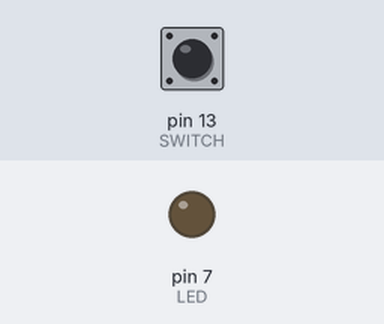
A sketch run on a simulated Arduino Uno, built with avr-gcc and run on an emulated ATmega328P. Shown: output pins drawn as LEDs (lit = HIGH). The inputs (shaded band) are chosen by the test bench; at power-on: pin 13 (SWITCH) LOW.

Above: at 1.2 s.
1.3 s: pin 13 (SWITCH) pulled HIGH for 0.15 s
At 1.4 s:
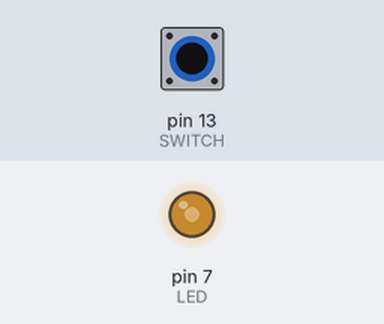
3.0 s: pin 13 (SWITCH) pulled HIGH for 1 s
At 4.5 s:
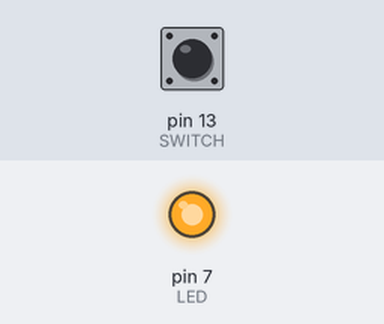
5.5 s: pin 13 (SWITCH) pulled HIGH for 0.15 s
At 5.67 s:
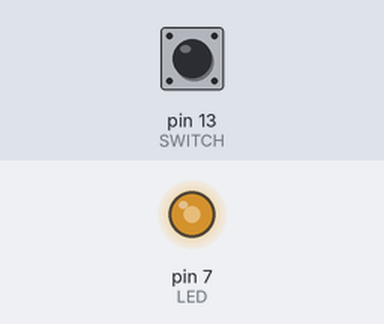
7.2 s: pin 13 (SWITCH) pulled HIGH for 3.2 s
At 8.1 s:
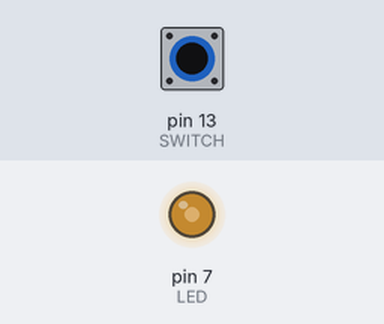
Timing chart, 0 to 11.9 s (numbered marks = the images above; inputs shaded):
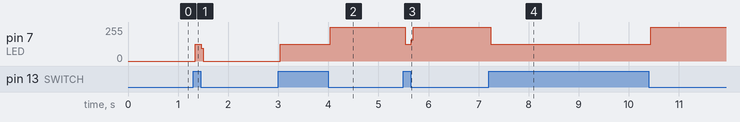

The sketch:

chapter3-list7.ino
```cpp
#define LED 7
#define SWITCH 13

boolean LEDOn = false;

void setup(){
  pinMode(LED, OUTPUT);
  pinMode(SWITCH, INPUT);
}

void loop() {
  if (digitalRead(SWITCH)) {
    if (LEDOn) {
      LEDOn = false;
      digitalWrite(LED, LOW);
    } else {
      LEDOn = true;
      digitalWrite(LED, HIGH);
    }
  }
}
```

Measured:
- after the input at 1.3 s, pin 7 (LED): 0/255 → 127/255 at once, → 0/255 0.12 s later
- after the input at 3.0 s, pin 7 (LED): 0/255 → 125/255 at once, → 255/255 1.0 s later
- after the input at 5.5 s, pin 7 (LED): 255/255 → 127/255 at once, → 255/255 0.12 s later
- after the input at 7.2 s, pin 7 (LED): 255/255 → 125/255 at once, → 255/255 3.2 s later
